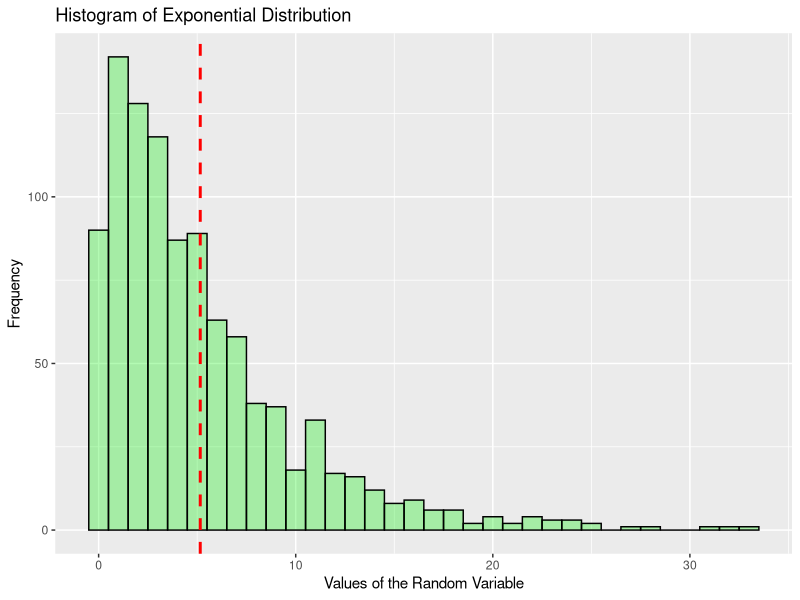
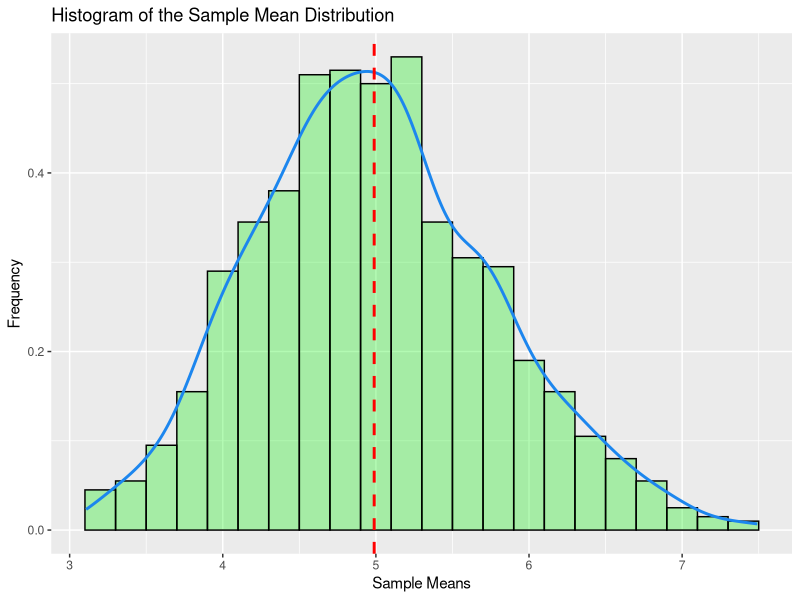

The R script that drew these images, in order:
## ---- chunk 1
knitr::opts_chunk$set(echo = TRUE, options(scipen=999))
library(ggplot2)
## ---- chunk 2
set.seed(1)
N <- 1000 # num of simulations
lambda <- 0.2 # rate parameter
p_dist <- rexp(N, lambda)
n <- 40 # sample size
sm <- NULL # sample mean
for (i in 1 : 1000) sm = c(sm, mean(rexp(n, lambda)))
## ---- chunk 3
# Plotting the original distribution.
ggplot(data = as.data.frame(p_dist), aes(p_dist)) +
        geom_histogram(
                binwidth = 1, 
                col = "black", 
                fill = "green2", 
                alpha = 0.3
        ) +
        labs(
                title = "Histogram of Exponential Distribution", 
                x = "Values of the Random Variable", 
                y = "Frequency"
        ) + 
        geom_vline(
                aes(xintercept=mean(p_dist)), 
                color="red", 
                linetype="dashed", size=1
        )

  

# Plotting sample means
ggplot(data = as.data.frame(sm), aes(sm)) + 
        geom_histogram(
                aes(y=..density..), 
                binwidth = .2, 
                col = "black", 
                fill = "green2", 
                alpha = 0.3
        ) +
        labs(
                title = "Histogram of the Sample Mean Distribution", 
                x = "Sample Means", 
                y = "Frequency"
        ) + 
        geom_density(
                colour = "dodgerblue2", 
                size = 1, alpha = 0.3
        ) + 
        geom_vline(
                aes(xintercept=mean(sm)), 
                color="red", 
                linetype="dashed", size=1
        )
## ---- chunk 4
mean_theo <- round(1/lambda,4) # characteristic of an expo. distributon
mean_actual <- round(mean(sm),4) # actual mean from the sample mean dist.
var_theo <- round(mean_theo^2/n,4) # Variance = (1/lambda)^2/n
var_actual <- round(var(sm),4)
sd_theo <- round(sqrt(var_theo),4) # Std dev = (1/lambda)/sqrt(n)
sd_actual <- round(sd(sm),4)
